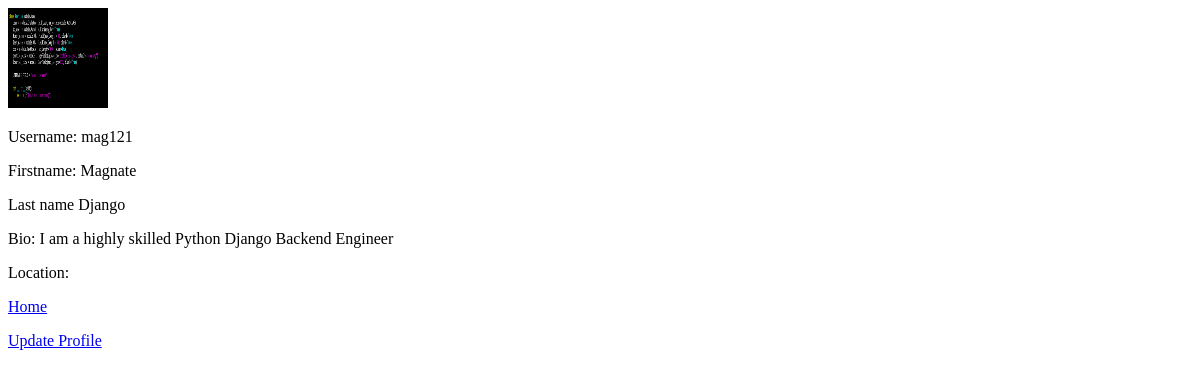
Before: /details (signed in) with the older database file.
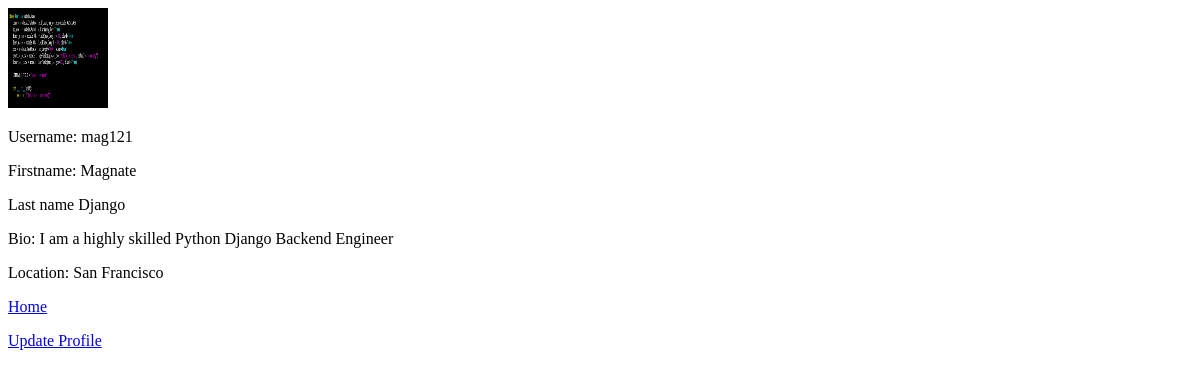
After: the same page with the newer database file.
### thread/models.py (models this page shows, shortened)
class Profile(models.Model):
    user = models.OneToOneField(User, on_delete=models.CASCADE)
    id_user = models.IntegerField(primary_key=True)
    first_name = models.CharField(max_length=100, blank=True)
    last_name = models.CharField(max_length=100, blank=True)
    bio = models.TextField(max_length=1000, blank=True)
    profile_pics = models.ImageField(upload_to='profile_images', default='anon.png')
    location_city = models.CharField(max_length=100, blank=True)
    USERNAME_FIELD = 'user.username'

### thread/views.py (the view)
# urls.py: path('details', views.details, name='details'),
@login_required(login_url='login_user')
def details(request):
    user = request.user
    print(user)
    profile = user.profile
    profile_data = {
        "first_name": profile.first_name,
        "last_name": profile.last_name,
        "bio": profile.bio,
        "profile_pics": profile.profile_pics,
        "location_city":profile.location_city
    }
    image_url = profile.profile_pics.url
    context ={"profile_data": profile_data, "image_url": image_url}
    return render(request, 'details.html', context)

### thread/templates/details.html (shortened to what this page needs)
<!DOCTYPE html>
<html lang="en">
<head>
</head>
<body>
    <img src="{{ image_url }}" alt="Profile Picture" width="100" height="100"> <br>
    <p>
        Username: {{ user.username }}
        <p>
            Firstname: {{ profile_data.first_name }}
        </p>
        <p>
            Last name {{ profile_data.last_name }}
        </p>
        <p>
            Bio: {{ profile_data.bio }}
        </p>
        <p>
            Location: {{ profile_data.location_city }}
        </p>
        <p>
            <a href="{% url 'home' %}">Home</a>
        </p>
        <p>
            <a href="{% url 'account_setting' %}">Update Profile</a><br>
        </p>
    </body>
</html>

Changed rows visible on the page:
changed Profile "Magnate": location_city (not shown) → "San Francisco"
